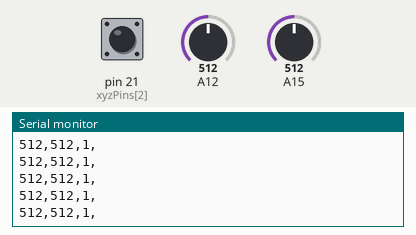
Recording of a sketch running on a simulated Arduino Mega 2560, built with avr-gcc and run on an emulated ATmega2560. On the bench: the last lines printed to the serial monitor. Inputs (shaded band) come from the test bench; at power-on: A12 = 512, A15 = 512, pin 21 (xyzPins[2]) HIGH.

Above: at 1.2 s.
1.3 s: A12 set to 716
At 1.31 s:
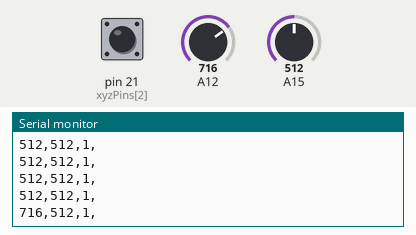
2.8 s: A15 set to 716
At 2.82 s:
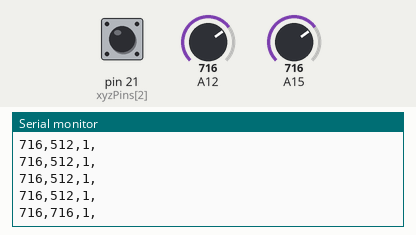
4.3 s: pin 21 (xyzPins[2]) pulled LOW for 0.15 s
At 4.33 s:
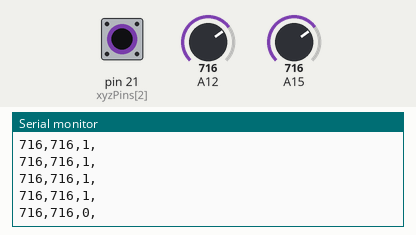
5.9 s: A12 set to 900
At 5.94 s:
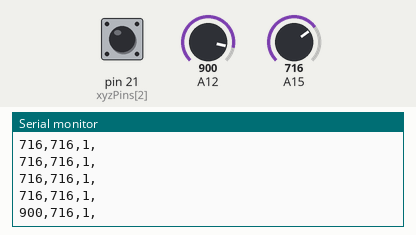
7.4 s: pin 21 (xyzPins[2]) pulled LOW for 1 s
At 7.45 s:
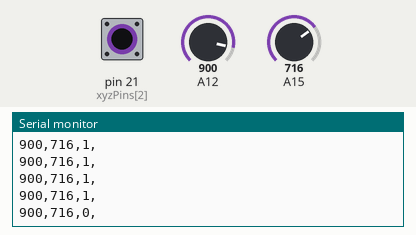
9.9 s: A15 set to 900
At 9.97 s:
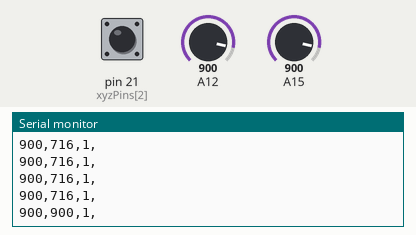
Timing chart, 0 to 12.4 s (numbered marks = the images above; inputs shaded):
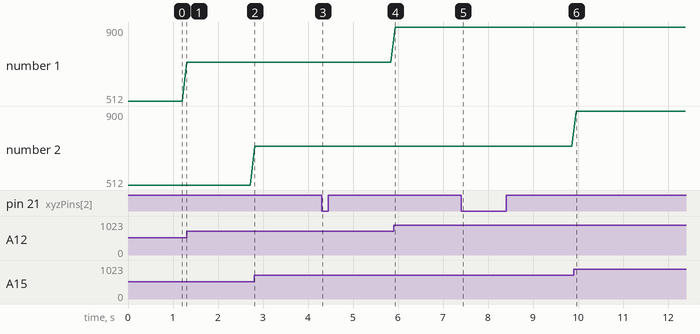

The sketch:

analog-read.ino
```cpp
int xyzPins[] = {12, 15, 21, 36}; //x,y,z pins

void setup() {
  Serial.begin(115200);
  pinMode(xyzPins[0], INPUT_PULLUP); //x axis controls pitch.
  pinMode(xyzPins[1], INPUT_PULLUP); //y axis controls volume (not working)
  pinMode(xyzPins[2], INPUT_PULLUP); //z axis is a button to repeat song.
  pinMode(xyzPins[3], INPUT_PULLUP); //button to pause and play
}
void loop() {

  //For joystick
  int xVal = analogRead(xyzPins[0]);
  int yVal = analogRead(xyzPins[1]);
  int zVal = digitalRead(xyzPins[2]);

  Serial.print(xVal, DEC);
  Serial.print(",");
  Serial.print(yVal, DEC);
  Serial.print(",");
  Serial.print(zVal, DEC);
  Serial.print(",");
  Serial.print('\n');
  delay(100);

}
```

Measured:
- after the input at 1.3 s, the serial monitor: prints a new line at once (image 1)
- after the input at 2.8 s, the serial monitor: prints a new line at once (image 2)
- after the input at 4.3 s, the serial monitor: prints a new line at once (image 3)
- after the input at 5.9 s, the serial monitor: prints a new line at once (image 4)
- after the input at 7.4 s, the serial monitor: prints a new line after 0.05 s (image 5)
- after the input at 9.9 s, the serial monitor: prints a new line after 0.07 s (image 6)
- plotted number 1: 512 → 716 after the input at 1.3 s, 716 → 900 after the input at 5.9 s
